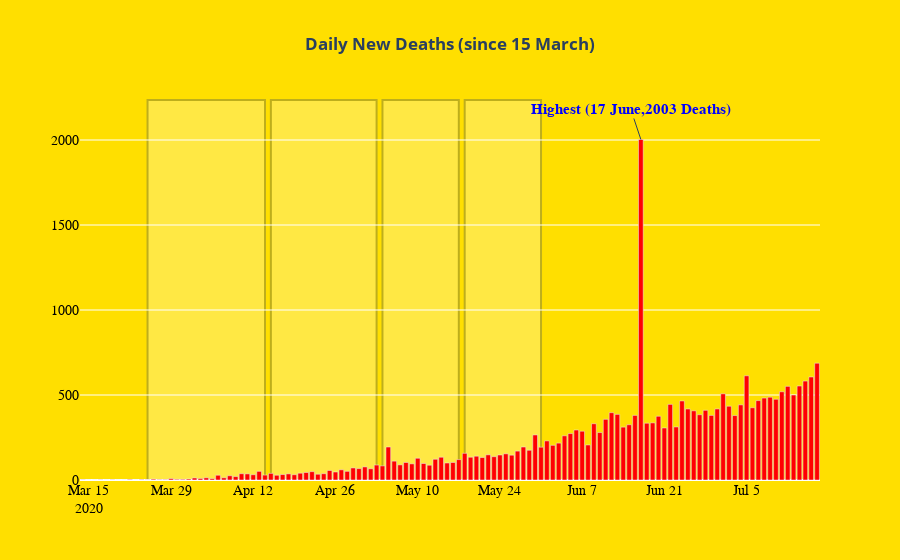

This figure's notebook cell:
### Markdown cell above
Here the shaded rectangles represent the lockdown period . 

* 1st Lockdown : 25 March - 14 April (21 Days)

* 2nd Lockdown : 15 April - 3 May (19 Days)

* 3rd Lockdown : 4 May - 17 May (14 Days)

* 4th Lockdown : 18 May - 31 may (14 Days)

### Code cell
import plotly.graph_objects as go


fig = go.Figure([go.Bar(x= df2.date, y= df2.new_deaths,marker_color='red')])
fig.update_xaxes(tickfont=dict(family='Rockwell', color='black', size=14))
fig.update_yaxes(tickfont=dict(family='Rockwell', color='black', size=14))


fig.add_annotation(
            x= "2020-06-17",
            y= 2003,
            text="<b>Highest (17 June,2003 Deaths)<b>",showarrow= True,font=dict(
            family="Courier New, monospace",
            size=15,
            color="blue"
            ),
        align="center",)

fig.update_layout(
    title_text='<b>Daily New Deaths (since 15 March)<b>',
                  title_x=0.5,
                 paper_bgcolor='rgb(255,223,0)',
                 plot_bgcolor = "rgb(255,223,0)",
    shapes=[
        
        dict(
            type="rect",
            # x-reference is assigned to the x-values
            xref="x",
            # y-reference is assigned to the plot paper [0,1]
            yref="paper",
            x0="2020-03-25",
            y0=0,
            x1="2020-04-14",
            y1=1,
            fillcolor="lightyellow",
            opacity=0.3,
            layer="below",
            line_width=2,
        ),
        
        dict(
            type="rect",
            xref="x",
            yref="paper",
            x0="2020-04-15",
            y0=0,
            x1="2020-05-03",
            y1=1,
            fillcolor="lightyellow",
            opacity=0.3,
            layer="below",
            line_width=2,
        ),
        dict(
            type="rect",
            xref="x",
            yref="paper",
            x0="2020-05-04",
            y0=0,
            x1="2020-05-17",
            y1=1,
            fillcolor="lightyellow",
            opacity=0.3,
            layer="below",
            line_width=2,
        ),
        dict(
            type="rect",
            xref="x",
            yref="paper",
            x0="2020-05-18",
            y0=0,
            x1="2020-05-31",
            y1=1,
            fillcolor="lightyellow",
            opacity=0.3,
            layer="below",
            line_width=2,
        )
        
        
        
    ]
)

fig.show()

### Figure 1 — Plotly figure (JSON) as saved in the notebook; plotly's stock layout.template omitted (floating-point values rounded to 4 significant figures)
{"data": [{"marker": {"color": "red"}, "type": "bar", "x": ["2020-03-14T00:00:00", "2020-03-15T00:00:00", "2020-03-16T00:00:00", "2020-03-17T00:00:00", "2020-03-18T00:00:00", "2020-03-19T00:00:00", "2020-03-20T00:00:00", "2020-03-21T00:00:00", "2020-03-22T00:00:00", "2020-03-23T00:00:00", "2020-03-24T00:00:00", "2020-03-25T00:00:00", "2020-03-26T00:00:00", "2020-03-27T00:00:00", "2020-03-28T00:00:00", "2020-03-29T00:00:00", "2020-03-30T00:00:00", "2020-03-31T00:00:00", "2020-04-01T00:00:00", "2020-04-02T00:00:00", "2020-04-03T00:00:00", "2020-04-04T00:00:00", "2020-04-05T00:00:00", "2020-04-06T00:00:00", "2020-04-07T00:00:00", "2020-04-08T00:00:00", "2020-04-09T00:00:00", "2020-04-10T00:00:00", "2020-04-11T00:00:00", "2020-04-12T00:00:00", "2020-04-13T00:00:00", "2020-04-14T00:00:00", "2020-04-15T00:00:00", "2020-04-16T00:00:00", "2020-04-17T00:00:00", "2020-04-18T00:00:00", "2020-04-19T00:00:00", "2020-04-20T00:00:00", "2020-04-21T00:00:00", "2020-04-22T00:00:00", "2020-04-23T00:00:00", "2020-04-24T00:00:00", "2020-04-25T00:00:00", "2020-04-26T00:00:00", "2020-04-27T00:00:00", "2020-04-28T00:00:00", "2020-04-29T00:00:00", "2020-04-30T00:00:00", "2020-05-01T00:00:00", "2020-05-02T00:00:00", "2020-05-03T00:00:00", "2020-05-04T00:00:00", "2020-05-05T00:00:00", "2020-05-06T00:00:00", "2020-05-07T00:00:00", "2020-05-08T00:00:00", "2020-05-09T00:00:00", "2020-05-10T00:00:00", "2020-05-11T00:00:00", "2020-05-12T00:00:00", "2020-05-13T00:00:00", "2020-05-14T00:00:00", "2020-05-15T00:00:00", "2020-05-16T00:00:00", "2020-05-17T00:00:00", "2020-05-18T00:00:00", "2020-05-19T00:00:00", "2020-05-20T00:00:00", "2020-05-21T00:00:00", "2020-05-22T00:00:00", "2020-05-23T00:00:00", "2020-05-24T00:00:00", "2020-05-25T00:00:00", "2020-05-26T00:00:00", "2020-05-27T00:00:00", "2020-05-28T00:00:00", "2020-05-29T00:00:00", "2020-05-30T00:00:00", "2020-05-31T00:00:00", "2020-06-01T00:00:00", "2020-06-02T00:00:00", "2020-06-03T00:00:00", "2020-06-04T00:00:00", "2020-06-05T00:00:00", "2020-06-06T00:00:00", "2020-06-07T00:00:00", "2020-06-08T00:00:00", "2020-06-09T00:00:00", "2020-06-10T00:00:00", "2020-06-11T00:00:00", "2020-06-12T00:00:00", "2020-06-13T00:00:00", "2020-06-14T00:00:00", "2020-06-15T00:00:00", "2020-06-16T00:00:00", "2020-06-17T00:00:00", "2020-06-18T00:00:00", "2020-06-19T00:00:00", "2020-06-20T00:00:00", "2020-06-21T00:00:00", "2020-06-22T00:00:00", "2020-06-23T00:00:00", "2020-06-24T00:00:00", "2020-06-25T00:00:00", "2020-06-26T00:00:00", "2020-06-27T00:00:00", "2020-06-28T00:00:00", "2020-06-29T00:00:00", "2020-06-30T00:00:00", "2020-07-01T00:00:00", "2020-07-02T00:00:00", "2020-07-03T00:00:00", "2020-07-04T00:00:00", "2020-07-05T00:00:00", "2020-07-06T00:00:00", "2020-07-07T00:00:00", "2020-07-08T00:00:00", "2020-07-09T00:00:00", "2020-07-10T00:00:00", "2020-07-11T00:00:00", "2020-07-12T00:00:00", "2020-07-13T00:00:00", "2020-07-14T00:00:00", "2020-07-15T00:00:00", "2020-07-16T00:00:00", "2020-07-17T00:00:00"], "y": [1, 0, 0, 1, 0, 1, 0, 0, 3, 0, 2, 1, 5, 2, 2, 8, 4, 4, 6, 12, 9, 13, 8, 28, 13, 25, 20, 37, 36, 31, 51, 29, 39, 28, 32, 36, 31, 40, 44, 49, 34, 37, 56, 47, 60, 51, 71, 67, 77, 66, 88, 83, 194, 111, 89, 103, 95, 128, 97, 87, 122, 134, 100, 103, 120, 157, 134, 140, 132, 148, 137, 147, 154, 146, 170, 194, 175, 265, 193, 230, 204, 217, 260, 273, 294, 287, 206, 331, 279, 357, 396, 386, 311, 325, 380, 2003, 334, 336, 375, 306, 445, 312, 465, 418, 407, 384, 410, 380, 418, 507, 434, 379, 442, 613, 425, 467, 482, 487, 475, 519, 551, 500, 553, 582, 606, 687]}], "layout": {"annotations": [{"align": "center", "font": {"color": "blue", "family": "Courier New, monospace", "size": 15}, "showarrow": true, "text": "<b>Highest (17 June,2003 Deaths)<b>", "x": "2020-06-17", "y": 2003}], "paper_bgcolor": "rgb(255,223,0)", "plot_bgcolor": "rgb(255,223,0)", "shapes": [{"fillcolor": "lightyellow", "layer": "below", "line": {"width": 2}, "opacity": 0.3, "type": "rect", "x0": "2020-03-25", "x1": "2020-04-14", "xref": "x", "y0": 0, "y1": 1, "yref": "paper"}, {"fillcolor": "lightyellow", "layer": "below", "line": {"width": 2}, "opacity": 0.3, "type": "rect", "x0": "2020-04-15", "x1": "2020-05-03", "xref": "x", "y0": 0, "y1": 1, "yref": "paper"}, {"fillcolor": "lightyellow", "layer": "below", "line": {"width": 2}, "opacity": 0.3, "type": "rect", "x0": "2020-05-04", "x1": "2020-05-17", "xref": "x", "y0": 0, "y1": 1, "yref": "paper"}, {"fillcolor": "lightyellow", "layer": "below", "line": {"width": 2}, "opacity": 0.3, "type": "rect", "x0": "2020-05-18", "x1": "2020-05-31", "xref": "x", "y0": 0, "y1": 1, "yref": "paper"}], "title": {"text": "<b>Daily New Deaths (since 15 March)<b>", "x": 0.5}, "xaxis": {"tickfont": {"color": "black", "family": "Rockwell", "size": 14}}, "yaxis": {"tickfont": {"color": "black", "family": "Rockwell", "size": 14}}}}
